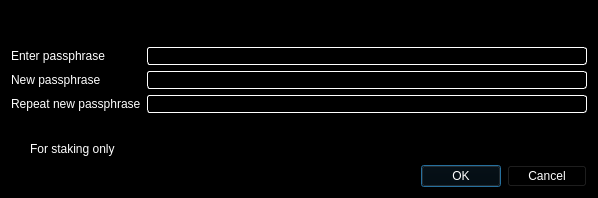
<?xml version="1.0" encoding="UTF-8"?>
<ui version="4.0">
 <class>AskPassphraseDialog</class>
 <widget class="QDialog" name="AskPassphraseDialog">
  <property name="geometry">
   <rect>
    <x>0</x>
    <y>0</y>
    <width>598</width>
    <height>198</height>
   </rect>
  </property>
  <property name="sizePolicy">
   <sizepolicy hsizetype="Preferred" vsizetype="Minimum">
    <horstretch>0</horstretch>
    <verstretch>0</verstretch>
   </sizepolicy>
  </property>
  <property name="minimumSize">
   <size>
    <width>550</width>
    <height>0</height>
   </size>
  </property>
  <property name="windowTitle">
   <string>Passphrase Dialog</string>
  </property>
  <property name="styleSheet">
   <string notr="true">color: rgb(255, 255, 255);
background-color: rgb(0, 0, 0);
alternate-background-color: rgb(0, 0, 0);</string>
  </property>
  <layout class="QVBoxLayout" name="verticalLayout">
   <item>
    <widget class="QLabel" name="warningLabel">
     <property name="textFormat">
      <enum>Qt::RichText</enum>
     </property>
     <property name="wordWrap">
      <bool>true</bool>
     </property>
    </widget>
   </item>
   <item>
    <layout class="QFormLayout" name="formLayout">
     <property name="fieldGrowthPolicy">
      <enum>QFormLayout::AllNonFixedFieldsGrow</enum>
     </property>
     <item row="0" column="0">
      <widget class="QLabel" name="passLabel1">
       <property name="text">
        <string>Enter passphrase</string>
       </property>
      </widget>
     </item>
     <item row="0" column="1">
      <widget class="QLineEdit" name="passEdit1">
       <property name="styleSheet">
        <string notr="true">background: rgb(0,0,0); color: rgb(255,255,255); border: 1px inset white; border-radius: 3px; margin: 0px;</string>
       </property>
       <property name="echoMode">
        <enum>QLineEdit::Password</enum>
       </property>
      </widget>
     </item>
     <item row="1" column="0">
      <widget class="QLabel" name="passLabel2">
       <property name="text">
        <string>New passphrase</string>
       </property>
      </widget>
     </item>
     <item row="1" column="1">
      <widget class="QLineEdit" name="passEdit2">
       <property name="styleSheet">
        <string notr="true">background: rgb(0,0,0); color: rgb(255,255,255); border: 1px inset white; border-radius: 3px; margin: 0px;</string>
       </property>
       <property name="echoMode">
        <enum>QLineEdit::Password</enum>
       </property>
      </widget>
     </item>
     <item row="2" column="0">
      <widget class="QLabel" name="passLabel3">
       <property name="text">
        <string>Repeat new passphrase</string>
       </property>
      </widget>
     </item>
     <item row="2" column="1">
      <widget class="QLineEdit" name="passEdit3">
       <property name="styleSheet">
        <string notr="true">background: rgb(0,0,0); color: rgb(255,255,255); border: 1px inset white; border-radius: 3px; margin: 0px;</string>
       </property>
       <property name="echoMode">
        <enum>QLineEdit::Password</enum>
       </property>
      </widget>
     </item>
     <item row="3" column="1">
      <widget class="QLabel" name="capsLabel">
       <property name="font">
        <font>
         <weight>75</weight>
         <bold>true</bold>
        </font>
       </property>
       <property name="text">
        <string/>
       </property>
       <property name="alignment">
        <set>Qt::AlignCenter</set>
       </property>
      </widget>
     </item>
     <item row="4" column="0">
      <widget class="QCheckBox" name="stakingCheckBox">
       <property name="enabled">
        <bool>true</bool>
       </property>
       <property name="visible">
        <bool>false</bool>
       </property>
       <property name="toolTip">
        <string>Serves to disable the trivial sendmoney when OS account compromised. Provides no real security.</string>
       </property>
       <property name="text">
        <string>For staking only</string>
       </property>
      </widget>
     </item>
    </layout>
   </item>
   <item>
    <widget class="QDialogButtonBox" name="buttonBox">
     <property name="orientation">
      <enum>Qt::Horizontal</enum>
     </property>
     <property name="standardButtons">
      <set>QDialogButtonBox::Cancel|QDialogButtonBox::Ok</set>
     </property>
    </widget>
   </item>
  </layout>
 </widget>
 <resources/>
 <connections>
  <connection>
   <sender>buttonBox</sender>
   <signal>accepted()</signal>
   <receiver>AskPassphraseDialog</receiver>
   <slot>accept()</slot>
   <hints>
    <hint type="sourcelabel">
     <x>248</x>
     <y>254</y>
    </hint>
    <hint type="destinationlabel">
     <x>157</x>
     <y>274</y>
    </hint>
   </hints>
  </connection>
  <connection>
   <sender>buttonBox</sender>
   <signal>rejected()</signal>
   <receiver>AskPassphraseDialog</receiver>
   <slot>reject()</slot>
   <hints>
    <hint type="sourcelabel">
     <x>316</x>
     <y>260</y>
    </hint>
    <hint type="destinationlabel">
     <x>286</x>
     <y>274</y>
    </hint>
   </hints>
  </connection>
 </connections>
</ui>
